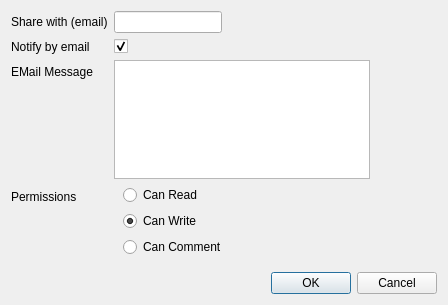
<?xml version="1.0" encoding="UTF-8"?>
<ui version="4.0">
 <class>AddSharePermissionsDialog</class>
 <widget class="QDialog" name="AddSharePermissionsDialog">
  <property name="geometry">
   <rect>
    <x>0</x>
    <y>0</y>
    <width>448</width>
    <height>305</height>
   </rect>
  </property>
  <property name="windowTitle">
   <string>Share file</string>
  </property>
  <layout class="QVBoxLayout" name="verticalLayout_2">
   <item>
    <layout class="QFormLayout" name="formLayout">
     <property name="fieldGrowthPolicy">
      <enum>QFormLayout::FieldsStayAtSizeHint</enum>
     </property>
     <item row="0" column="0">
      <widget class="QLabel" name="label_2">
       <property name="text">
        <string>Share with (email)</string>
       </property>
      </widget>
     </item>
     <item row="0" column="1">
      <widget class="QLineEdit" name="txtEMailAddress"/>
     </item>
     <item row="1" column="0">
      <widget class="QLabel" name="label_4">
       <property name="text">
        <string>Notify by email</string>
       </property>
      </widget>
     </item>
     <item row="1" column="1">
      <widget class="QCheckBox" name="chkNotifyByEMail">
       <property name="text">
        <string/>
       </property>
       <property name="checked">
        <bool>true</bool>
       </property>
      </widget>
     </item>
     <item row="2" column="0">
      <widget class="QLabel" name="label_3">
       <property name="text">
        <string>EMail Message</string>
       </property>
      </widget>
     </item>
     <item row="2" column="1">
      <widget class="QTextEdit" name="txtEMailMessage"/>
     </item>
     <item row="3" column="0">
      <widget class="QLabel" name="label_5">
       <property name="text">
        <string>Permissions</string>
       </property>
      </widget>
     </item>
     <item row="3" column="1">
      <widget class="QWidget" name="widget" native="true">
       <layout class="QVBoxLayout" name="verticalLayout">
        <property name="topMargin">
         <number>0</number>
        </property>
        <item>
         <widget class="QRadioButton" name="rbCanRead">
          <property name="text">
           <string>Can Read</string>
          </property>
         </widget>
        </item>
        <item>
         <widget class="QRadioButton" name="rbCanWrite">
          <property name="text">
           <string>Can Write</string>
          </property>
          <property name="checked">
           <bool>true</bool>
          </property>
         </widget>
        </item>
        <item>
         <widget class="QRadioButton" name="rbCanComment">
          <property name="text">
           <string>Can Comment</string>
          </property>
         </widget>
        </item>
       </layout>
      </widget>
     </item>
    </layout>
   </item>
   <item>
    <spacer name="verticalSpacer">
     <property name="orientation">
      <enum>Qt::Vertical</enum>
     </property>
     <property name="sizeHint" stdset="0">
      <size>
       <width>20</width>
       <height>40</height>
      </size>
     </property>
    </spacer>
   </item>
   <item>
    <widget class="QDialogButtonBox" name="buttonBox">
     <property name="orientation">
      <enum>Qt::Horizontal</enum>
     </property>
     <property name="standardButtons">
      <set>QDialogButtonBox::Cancel|QDialogButtonBox::Ok</set>
     </property>
    </widget>
   </item>
  </layout>
 </widget>
 <resources/>
 <connections>
  <connection>
   <sender>buttonBox</sender>
   <signal>accepted()</signal>
   <receiver>AddSharePermissionsDialog</receiver>
   <slot>accept()</slot>
   <hints>
    <hint type="sourcelabel">
     <x>248</x>
     <y>254</y>
    </hint>
    <hint type="destinationlabel">
     <x>157</x>
     <y>274</y>
    </hint>
   </hints>
  </connection>
  <connection>
   <sender>buttonBox</sender>
   <signal>rejected()</signal>
   <receiver>AddSharePermissionsDialog</receiver>
   <slot>reject()</slot>
   <hints>
    <hint type="sourcelabel">
     <x>316</x>
     <y>260</y>
    </hint>
    <hint type="destinationlabel">
     <x>286</x>
     <y>274</y>
    </hint>
   </hints>
  </connection>
 </connections>
</ui>
